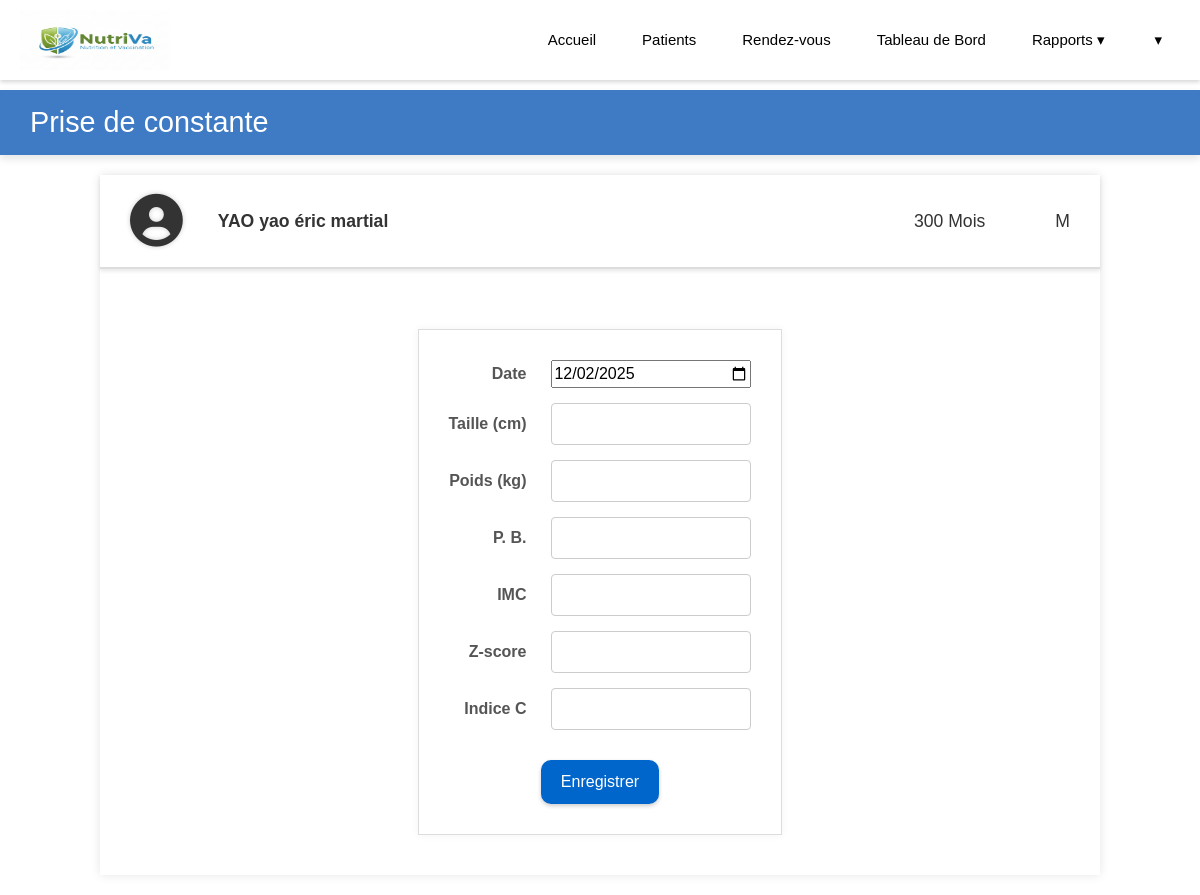
The app's page /patient/constante/1/, older data.
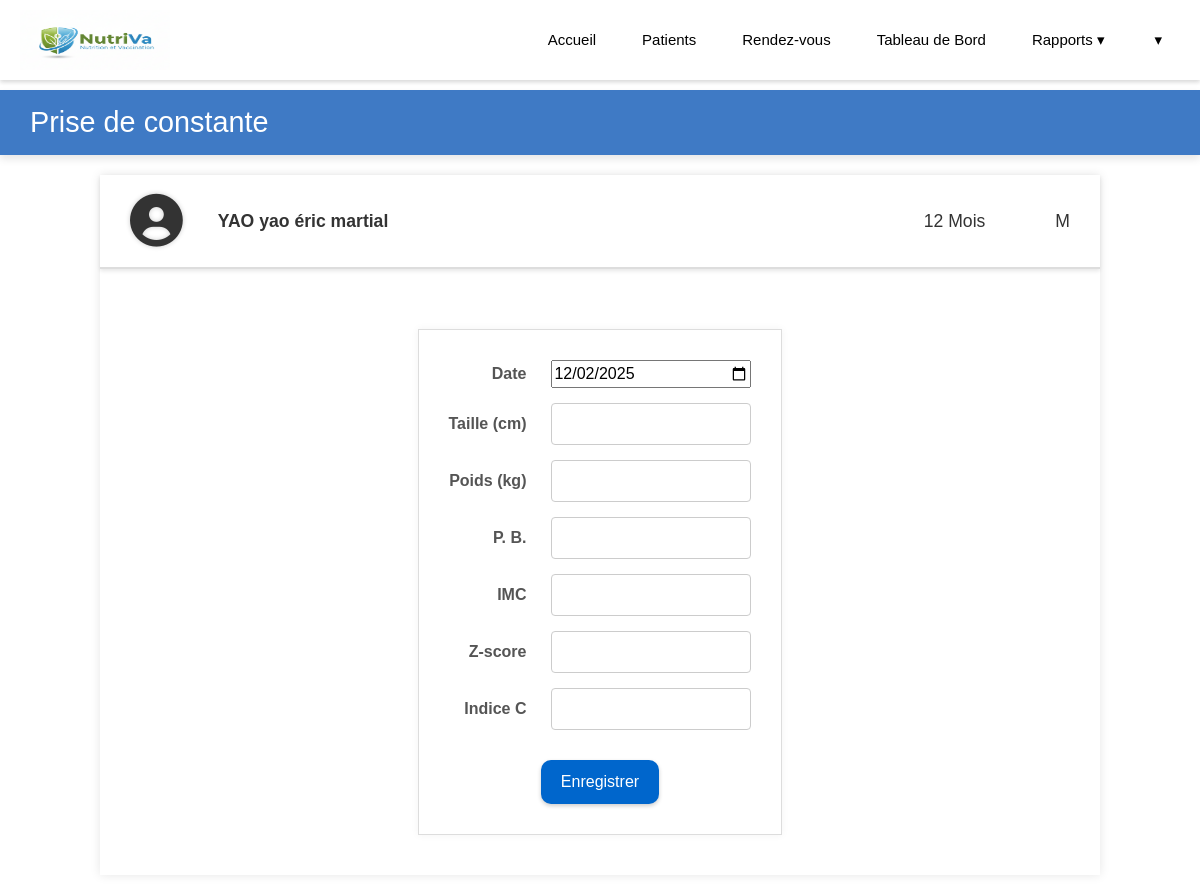
The same page, newer data.
### patient/models.py (models this page shows, shortened)
class Patient(models.Model):
    nom = models.CharField(max_length=100)
    prenom = models.CharField(max_length=300)
    date_naissance = models.DateField()
    date_creation = models.DateField()
    sexe = models.CharField(max_length=10)
    nom_parent= models.CharField(max_length=100)
    quartier = models.CharField(max_length=100)
    telephone = models.CharField(max_length=20, blank=True, null=True)
    @property
    def age(self):
        today = date.today()
        return (today.year - self.date_naissance.year) * 12 + today.month - self.date_naissance.month

### patient/views.py (the view)
# urls.py: path('constante/<int:patient_id>/', views.constante, name="constante"),
def constante(request, patient_id):
    patient = get_object_or_404(Patient, id=patient_id)
    return render(request, "patient/constante.html", {"patient": patient})

### patient/context_processors.py (called while the page is built)
def today(request):
    return {"today": date.today()}

### patient/templates/patient/constante.html (shortened to what this page needs)
<!DOCTYPE html>
<html lang="fr">
  {% load static %}
<head>
    <link rel="stylesheet" href="{% static 'patient/style.css' %}">
    <link rel="stylesheet" href="https://cdnjs.cloudflare.com/ajax/libs/font-awesome/6.0.0-beta3/css/all.min.css">
  </head>
<body class="constante_body">
    {% include 'patient/header.html' %}
    <div class="header-bar">
        <h1>Prise de constante</h1>
    </div>
    <div class="main-container">
        <div class="patient-info-box">
            <div class="patient-details">
                <i class="fas fa-user-circle profile-icon"></i>
                <span class="patient-name">{{patient.nom}} {{patient.prenom}}</span>
                <span class="patient-age">{{patient.age}} Mois</span>
                <span class="patient-sex">{{patient.sexe}}</span>
            </div>
        </div>
        <div class="content-area">
            <form class="constants-form" method="post" action="{% url 'enregistrement_constante' patient.id %}">
                <div class="form-grid">
                    <label for="date">Date</label>
                    <input type="date" id="date" name="date" value="{{ today|date:'Y-m-d' }}">
                    <label for="taille">Taille (cm)</label>
                    <input type="text" id="taille" name="taille" inputmode="numeric" maxlength="4" pattern="[0-9]*">
                    <label for="poids">Poids (kg)</label>
                    <input type="text" id="poids" name="poids" inputmode="numeric" maxlength="3" pattern="[0-9]*">
                    <label for="pb">P. B.</label>
                    <input type="text" id="pb" name="pb" inputmode="numeric" maxlength="3" pattern="[0-9]*">
                    <label for="imc">IMC</label>
                    <input type="text" id="imc" name="imc" inputmode="numeric" maxlength="3" pattern="[0-9\-\.]*" readonly>
                    <label for="zscore">Z-score</label>
                    <input type="text" id="zscore" name="zscore" inputmode="numeric" maxlength="3" pattern="[0-9\-\.]*">
                    <label for="indicec">Indice C</label>
                    <input type="text" id="indicec" name="indicec">
                </div>
                <div class="button-group">
                    <a href="{% url 'rdv'%}"><button type="submit" class="btn-vaccin" id="btnVaccin">Enregistrer</button></a>
                </div>
            </form>
        </div>
    </div>
</body>
</html>

Row changes from the older to the newer data that the page shows:
changed Patient "YAO": age "300" → "12"
